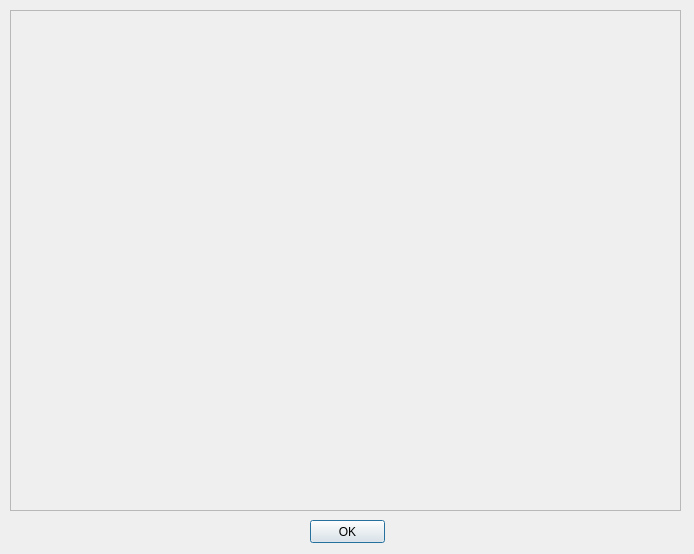
<?xml version="1.0" encoding="UTF-8"?>
<ui version="4.0">
 <class>InfoDialog</class>
 <widget class="QDialog" name="InfoDialog">
  <property name="geometry">
   <rect>
    <x>0</x>
    <y>0</y>
    <width>694</width>
    <height>554</height>
   </rect>
  </property>
  <property name="windowTitle">
   <string>Dialog</string>
  </property>
  <widget class="QTextEdit" name="textEdit">
   <property name="enabled">
    <bool>false</bool>
   </property>
   <property name="geometry">
    <rect>
     <x>10</x>
     <y>10</y>
     <width>671</width>
     <height>501</height>
    </rect>
   </property>
  </widget>
  <widget class="QPushButton" name="closeButton">
   <property name="geometry">
    <rect>
     <x>310</x>
     <y>520</y>
     <width>75</width>
     <height>23</height>
    </rect>
   </property>
   <property name="text">
    <string>OK</string>
   </property>
  </widget>
 </widget>
 <resources/>
 <connections/>
</ui>
